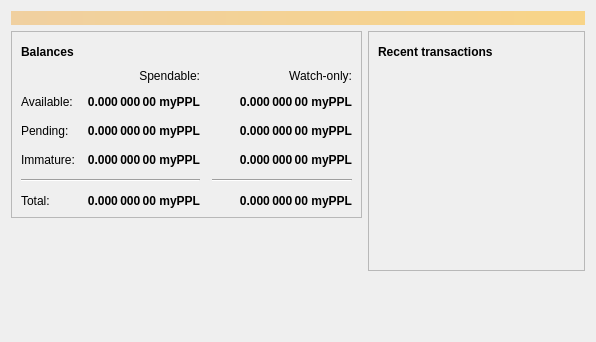
<?xml version="1.0" encoding="UTF-8"?>
<ui version="4.0">
 <class>OverviewPage</class>
 <widget class="QWidget" name="OverviewPage">
  <property name="geometry">
   <rect>
    <x>0</x>
    <y>0</y>
    <width>596</width>
    <height>342</height>
   </rect>
  </property>
  <property name="windowTitle">
   <string>Form</string>
  </property>
  <layout class="QVBoxLayout" name="topLayout">
   <item>
    <widget class="QLabel" name="labelAlerts">
     <property name="visible">
      <bool>false</bool>
     </property>
     <property name="styleSheet">
      <string notr="true">QLabel { background-color: qlineargradient(x1: 0, y1: 0, x2: 1, y2: 0, stop:0 #F0D0A0, stop:1 #F8D488); color:#000000; }</string>
     </property>
     <property name="wordWrap">
      <bool>true</bool>
     </property>
     <property name="margin">
      <number>3</number>
     </property>
     <property name="textInteractionFlags">
      <set>Qt::TextSelectableByMouse</set>
     </property>
    </widget>
   </item>
   <item>
    <layout class="QHBoxLayout" name="horizontalLayout" stretch="1,1">
     <item>
      <layout class="QVBoxLayout" name="verticalLayout_2">
       <item>
        <widget class="QFrame" name="frame">
         <property name="frameShape">
          <enum>QFrame::StyledPanel</enum>
         </property>
         <property name="frameShadow">
          <enum>QFrame::Raised</enum>
         </property>
         <layout class="QVBoxLayout" name="verticalLayout_4">
          <item>
           <layout class="QHBoxLayout" name="horizontalLayout_4">
            <item>
             <widget class="QLabel" name="label_5">
              <property name="font">
               <font>
                <weight>75</weight>
                <bold>true</bold>
               </font>
              </property>
              <property name="text">
               <string>Balances</string>
              </property>
             </widget>
            </item>
            <item>
             <widget class="QPushButton" name="labelWalletStatus">
              <property name="enabled">
               <bool>true</bool>
              </property>
              <property name="maximumSize">
               <size>
                <width>30</width>
                <height>16777215</height>
               </size>
              </property>
              <property name="toolTip">
               <string>The displayed information may be out of date. Your wallet automatically synchronizes with the flight network after a connection is established, but this process has not completed yet.</string>
              </property>
              <property name="text">
               <string/>
              </property>
              <property name="icon">
               <iconset resource="../bitcoin.qrc">
                <normaloff>:/icons/warning</normaloff>
                <disabledoff>:/icons/warning</disabledoff>:/icons/warning</iconset>
              </property>
              <property name="iconSize">
               <size>
                <width>24</width>
                <height>24</height>
               </size>
              </property>
              <property name="flat">
               <bool>true</bool>
              </property>
             </widget>
            </item>
            <item>
             <spacer name="horizontalSpacer_3">
              <property name="orientation">
               <enum>Qt::Horizontal</enum>
              </property>
              <property name="sizeHint" stdset="0">
               <size>
                <width>40</width>
                <height>20</height>
               </size>
              </property>
             </spacer>
            </item>
           </layout>
          </item>
          <item>
           <layout class="QGridLayout" name="gridLayout">
            <property name="spacing">
             <number>12</number>
            </property>
            <item row="2" column="2">
             <widget class="QLabel" name="labelWatchPending">
              <property name="font">
               <font>
                <weight>75</weight>
                <bold>true</bold>
               </font>
              </property>
              <property name="cursor">
               <cursorShape>IBeamCursor</cursorShape>
              </property>
              <property name="toolTip">
               <string>Unconfirmed transactions to watch-only addresses</string>
              </property>
              <property name="text">
               <string notr="true">0.000 000 00 myPPL</string>
              </property>
              <property name="alignment">
               <set>Qt::AlignRight|Qt::AlignTrailing|Qt::AlignVCenter</set>
              </property>
              <property name="textInteractionFlags">
               <set>Qt::LinksAccessibleByMouse|Qt::TextSelectableByKeyboard|Qt::TextSelectableByMouse</set>
              </property>
             </widget>
            </item>
            <item row="2" column="1">
             <widget class="QLabel" name="labelUnconfirmed">
              <property name="font">
               <font>
                <weight>75</weight>
                <bold>true</bold>
               </font>
              </property>
              <property name="cursor">
               <cursorShape>IBeamCursor</cursorShape>
              </property>
              <property name="toolTip">
               <string>Total of transactions that have yet to be confirmed, and do not yet count toward the spendable balance</string>
              </property>
              <property name="text">
               <string notr="true">0.000 000 00 myPPL</string>
              </property>
              <property name="alignment">
               <set>Qt::AlignRight|Qt::AlignTrailing|Qt::AlignVCenter</set>
              </property>
              <property name="textInteractionFlags">
               <set>Qt::LinksAccessibleByMouse|Qt::TextSelectableByKeyboard|Qt::TextSelectableByMouse</set>
              </property>
             </widget>
            </item>
            <item row="3" column="2">
             <widget class="QLabel" name="labelWatchImmature">
              <property name="font">
               <font>
                <weight>75</weight>
                <bold>true</bold>
               </font>
              </property>
              <property name="cursor">
               <cursorShape>IBeamCursor</cursorShape>
              </property>
              <property name="toolTip">
               <string>Mined balance in watch-only addresses that has not yet matured</string>
              </property>
              <property name="text">
               <string notr="true">0.000 000 00 myPPL</string>
              </property>
              <property name="alignment">
               <set>Qt::AlignRight|Qt::AlignTrailing|Qt::AlignVCenter</set>
              </property>
              <property name="textInteractionFlags">
               <set>Qt::LinksAccessibleByMouse|Qt::TextSelectableByKeyboard|Qt::TextSelectableByMouse</set>
              </property>
             </widget>
            </item>
            <item row="4" column="0" colspan="2">
             <widget class="Line" name="line">
              <property name="orientation">
               <enum>Qt::Horizontal</enum>
              </property>
             </widget>
            </item>
            <item row="4" column="2">
             <widget class="Line" name="lineWatchBalance">
              <property name="sizePolicy">
               <sizepolicy hsizetype="Preferred" vsizetype="Fixed">
                <horstretch>0</horstretch>
                <verstretch>0</verstretch>
               </sizepolicy>
              </property>
              <property name="minimumSize">
               <size>
                <width>140</width>
                <height>0</height>
               </size>
              </property>
              <property name="orientation">
               <enum>Qt::Horizontal</enum>
              </property>
             </widget>
            </item>
            <item row="5" column="0">
             <widget class="QLabel" name="labelTotalText">
              <property name="text">
               <string>Total:</string>
              </property>
             </widget>
            </item>
            <item row="3" column="1">
             <widget class="QLabel" name="labelImmature">
              <property name="font">
               <font>
                <weight>75</weight>
                <bold>true</bold>
               </font>
              </property>
              <property name="cursor">
               <cursorShape>IBeamCursor</cursorShape>
              </property>
              <property name="toolTip">
               <string>Mined balance that has not yet matured</string>
              </property>
              <property name="text">
               <string notr="true">0.000 000 00 myPPL</string>
              </property>
              <property name="alignment">
               <set>Qt::AlignRight|Qt::AlignTrailing|Qt::AlignVCenter</set>
              </property>
              <property name="textInteractionFlags">
               <set>Qt::LinksAccessibleByMouse|Qt::TextSelectableByKeyboard|Qt::TextSelectableByMouse</set>
              </property>
             </widget>
            </item>
            <item row="2" column="3">
             <spacer name="horizontalSpacer_2">
              <property name="orientation">
               <enum>Qt::Horizontal</enum>
              </property>
              <property name="sizeHint" stdset="0">
               <size>
                <width>40</width>
                <height>20</height>
               </size>
              </property>
             </spacer>
            </item>
            <item row="3" column="0">
             <widget class="QLabel" name="labelImmatureText">
              <property name="text">
               <string>Immature:</string>
              </property>
             </widget>
            </item>
            <item row="5" column="1">
             <widget class="QLabel" name="labelTotal">
              <property name="font">
               <font>
                <weight>75</weight>
                <bold>true</bold>
               </font>
              </property>
              <property name="cursor">
               <cursorShape>IBeamCursor</cursorShape>
              </property>
              <property name="toolTip">
               <string>Your current total balance</string>
              </property>
              <property name="text">
               <string notr="true">0.000 000 00 myPPL</string>
              </property>
              <property name="alignment">
               <set>Qt::AlignRight|Qt::AlignTrailing|Qt::AlignVCenter</set>
              </property>
              <property name="textInteractionFlags">
               <set>Qt::LinksAccessibleByMouse|Qt::TextSelectableByKeyboard|Qt::TextSelectableByMouse</set>
              </property>
             </widget>
            </item>
            <item row="5" column="2">
             <widget class="QLabel" name="labelWatchTotal">
              <property name="font">
               <font>
                <weight>75</weight>
                <bold>true</bold>
               </font>
              </property>
              <property name="cursor">
               <cursorShape>IBeamCursor</cursorShape>
              </property>
              <property name="toolTip">
               <string>Current total balance in watch-only addresses</string>
              </property>
              <property name="text">
               <string notr="true">0.000 000 00 myPPL</string>
              </property>
              <property name="alignment">
               <set>Qt::AlignRight|Qt::AlignTrailing|Qt::AlignVCenter</set>
              </property>
              <property name="textInteractionFlags">
               <set>Qt::LinksAccessibleByMouse|Qt::TextSelectableByKeyboard|Qt::TextSelectableByMouse</set>
              </property>
             </widget>
            </item>
            <item row="0" column="2">
             <widget class="QLabel" name="labelWatchonly">
              <property name="text">
               <string>Watch-only:</string>
              </property>
              <property name="alignment">
               <set>Qt::AlignRight|Qt::AlignTrailing|Qt::AlignVCenter</set>
              </property>
             </widget>
            </item>
            <item row="1" column="0">
             <widget class="QLabel" name="labelBalanceText">
              <property name="text">
               <string>Available:</string>
              </property>
             </widget>
            </item>
            <item row="1" column="1">
             <widget class="QLabel" name="labelBalance">
              <property name="font">
               <font>
                <weight>75</weight>
                <bold>true</bold>
               </font>
              </property>
              <property name="cursor">
               <cursorShape>IBeamCursor</cursorShape>
              </property>
              <property name="toolTip">
               <string>Your current spendable balance</string>
              </property>
              <property name="text">
               <string notr="true">0.000 000 00 myPPL</string>
              </property>
              <property name="alignment">
               <set>Qt::AlignRight|Qt::AlignTrailing|Qt::AlignVCenter</set>
              </property>
              <property name="textInteractionFlags">
               <set>Qt::LinksAccessibleByMouse|Qt::TextSelectableByKeyboard|Qt::TextSelectableByMouse</set>
              </property>
             </widget>
            </item>
            <item row="1" column="2">
             <widget class="QLabel" name="labelWatchAvailable">
              <property name="font">
               <font>
                <weight>75</weight>
                <bold>true</bold>
               </font>
              </property>
              <property name="cursor">
               <cursorShape>IBeamCursor</cursorShape>
              </property>
              <property name="toolTip">
               <string>Your current balance in watch-only addresses</string>
              </property>
              <property name="text">
               <string notr="true">0.000 000 00 myPPL</string>
              </property>
              <property name="alignment">
               <set>Qt::AlignRight|Qt::AlignTrailing|Qt::AlignVCenter</set>
              </property>
              <property name="textInteractionFlags">
               <set>Qt::LinksAccessibleByMouse|Qt::TextSelectableByKeyboard|Qt::TextSelectableByMouse</set>
              </property>
             </widget>
            </item>
            <item row="2" column="0">
             <widget class="QLabel" name="labelPendingText">
              <property name="text">
               <string>Pending:</string>
              </property>
             </widget>
            </item>
            <item row="0" column="1">
             <widget class="QLabel" name="labelSpendable">
              <property name="text">
               <string>Spendable:</string>
              </property>
              <property name="alignment">
               <set>Qt::AlignRight|Qt::AlignTrailing|Qt::AlignVCenter</set>
              </property>
             </widget>
            </item>
           </layout>
          </item>
         </layout>
        </widget>
       </item>
       <item>
        <spacer name="verticalSpacer">
         <property name="orientation">
          <enum>Qt::Vertical</enum>
         </property>
         <property name="sizeHint" stdset="0">
          <size>
           <width>20</width>
           <height>40</height>
          </size>
         </property>
        </spacer>
       </item>
      </layout>
     </item>
     <item>
      <layout class="QVBoxLayout" name="verticalLayout_3">
       <item>
        <widget class="QFrame" name="frame_2">
         <property name="frameShape">
          <enum>QFrame::StyledPanel</enum>
         </property>
         <property name="frameShadow">
          <enum>QFrame::Raised</enum>
         </property>
         <layout class="QVBoxLayout" name="verticalLayout">
          <item>
           <layout class="QHBoxLayout" name="horizontalLayout_2">
            <item>
             <widget class="QLabel" name="label_4">
              <property name="font">
               <font>
                <weight>75</weight>
                <bold>true</bold>
               </font>
              </property>
              <property name="text">
               <string>Recent transactions</string>
              </property>
             </widget>
            </item>
            <item>
             <widget class="QPushButton" name="labelTransactionsStatus">
              <property name="enabled">
               <bool>true</bool>
              </property>
              <property name="maximumSize">
               <size>
                <width>30</width>
                <height>16777215</height>
               </size>
              </property>
              <property name="toolTip">
               <string>The displayed information may be out of date. Your wallet automatically synchronizes with the flight network after a connection is established, but this process has not completed yet.</string>
              </property>
              <property name="text">
               <string/>
              </property>
              <property name="icon">
               <iconset resource="../bitcoin.qrc">
                <normaloff>:/icons/warning</normaloff>
                <disabledoff>:/icons/warning</disabledoff>:/icons/warning</iconset>
              </property>
              <property name="iconSize">
               <size>
                <width>24</width>
                <height>24</height>
               </size>
              </property>
              <property name="flat">
               <bool>true</bool>
              </property>
             </widget>
            </item>
            <item>
             <spacer name="horizontalSpacer">
              <property name="orientation">
               <enum>Qt::Horizontal</enum>
              </property>
              <property name="sizeHint" stdset="0">
               <size>
                <width>40</width>
                <height>20</height>
               </size>
              </property>
             </spacer>
            </item>
           </layout>
          </item>
          <item>
           <widget class="QListView" name="listTransactions">
            <property name="styleSheet">
             <string notr="true">QListView { background: transparent; }</string>
            </property>
            <property name="frameShape">
             <enum>QFrame::NoFrame</enum>
            </property>
            <property name="verticalScrollBarPolicy">
             <enum>Qt::ScrollBarAlwaysOff</enum>
            </property>
            <property name="horizontalScrollBarPolicy">
             <enum>Qt::ScrollBarAlwaysOff</enum>
            </property>
            <property name="selectionMode">
             <enum>QAbstractItemView::NoSelection</enum>
            </property>
           </widget>
          </item>
         </layout>
        </widget>
       </item>
       <item>
        <spacer name="verticalSpacer_2">
         <property name="orientation">
          <enum>Qt::Vertical</enum>
         </property>
         <property name="sizeHint" stdset="0">
          <size>
           <width>20</width>
           <height>40</height>
          </size>
         </property>
        </spacer>
       </item>
      </layout>
     </item>
    </layout>
   </item>
  </layout>
 </widget>
 <resources/>
 <connections/>
</ui>
